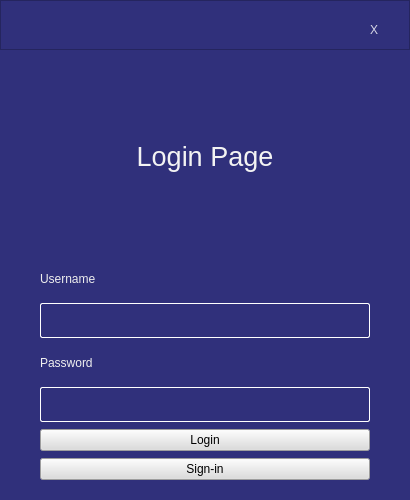
<?xml version="1.0" encoding="UTF-8"?>
<ui version="4.0">
 <class>Form</class>
 <widget class="QWidget" name="Form">
  <property name="geometry">
   <rect>
    <x>0</x>
    <y>0</y>
    <width>410</width>
    <height>500</height>
   </rect>
  </property>
  <property name="minimumSize">
   <size>
    <width>410</width>
    <height>500</height>
   </size>
  </property>
  <property name="maximumSize">
   <size>
    <width>410</width>
    <height>500</height>
   </size>
  </property>
  <property name="windowTitle">
   <string>Form</string>
  </property>
  <property name="styleSheet">
   <string notr="true">background-color: rgb(48, 48, 123);</string>
  </property>
  <layout class="QVBoxLayout" name="verticalLayout">
   <property name="spacing">
    <number>0</number>
   </property>
   <property name="leftMargin">
    <number>0</number>
   </property>
   <property name="topMargin">
    <number>0</number>
   </property>
   <property name="rightMargin">
    <number>0</number>
   </property>
   <property name="bottomMargin">
    <number>20</number>
   </property>
   <item>
    <widget class="QFrame" name="frame_2">
     <property name="minimumSize">
      <size>
       <width>0</width>
       <height>50</height>
      </size>
     </property>
     <property name="styleSheet">
      <string notr="true"/>
     </property>
     <property name="frameShape">
      <enum>QFrame::StyledPanel</enum>
     </property>
     <property name="frameShadow">
      <enum>QFrame::Raised</enum>
     </property>
     <widget class="QLabel" name="login_exit_label">
      <property name="geometry">
       <rect>
        <x>370</x>
        <y>20</y>
        <width>21</width>
        <height>20</height>
       </rect>
      </property>
      <property name="styleSheet">
       <string notr="true">#login_exit_label{
	color: rgba(255, 255, 255,205);
	font: 900 14pt &quot;Arial Black&quot;;
}</string>
      </property>
      <property name="text">
       <string>X</string>
      </property>
     </widget>
    </widget>
   </item>
   <item>
    <widget class="QFrame" name="frame">
     <property name="frameShape">
      <enum>QFrame::NoFrame</enum>
     </property>
     <property name="frameShadow">
      <enum>QFrame::Plain</enum>
     </property>
     <property name="lineWidth">
      <number>0</number>
     </property>
     <layout class="QGridLayout" name="gridLayout">
      <property name="leftMargin">
       <number>20</number>
      </property>
      <property name="rightMargin">
       <number>20</number>
      </property>
      <property name="bottomMargin">
       <number>0</number>
      </property>
      <property name="horizontalSpacing">
       <number>0</number>
      </property>
      <property name="verticalSpacing">
       <number>7</number>
      </property>
      <item row="0" column="0">
       <widget class="QLabel" name="label">
        <property name="maximumSize">
         <size>
          <width>16777215</width>
          <height>250</height>
         </size>
        </property>
        <property name="font">
         <font>
          <pointsize>20</pointsize>
          <italic>false</italic>
          <bold>false</bold>
         </font>
        </property>
        <property name="styleSheet">
         <string notr="true">color: rgb(243, 243, 243);
font: 20pt &quot;Viner Hand ITC&quot;;</string>
        </property>
        <property name="text">
         <string>Login Page</string>
        </property>
        <property name="alignment">
         <set>Qt::AlignCenter</set>
        </property>
       </widget>
      </item>
      <item row="1" column="0">
       <widget class="QLabel" name="label_2">
        <property name="sizePolicy">
         <sizepolicy hsizetype="Expanding" vsizetype="Expanding">
          <horstretch>0</horstretch>
          <verstretch>0</verstretch>
         </sizepolicy>
        </property>
        <property name="minimumSize">
         <size>
          <width>330</width>
          <height>35</height>
         </size>
        </property>
        <property name="maximumSize">
         <size>
          <width>330</width>
          <height>35</height>
         </size>
        </property>
        <property name="styleSheet">
         <string notr="true">font: 10pt &quot;Arial&quot;;
color: rgb(238, 238, 238);</string>
        </property>
        <property name="text">
         <string>Username</string>
        </property>
       </widget>
      </item>
      <item row="2" column="0">
       <widget class="QLineEdit" name="username_edit">
        <property name="sizePolicy">
         <sizepolicy hsizetype="Ignored" vsizetype="Ignored">
          <horstretch>0</horstretch>
          <verstretch>0</verstretch>
         </sizepolicy>
        </property>
        <property name="minimumSize">
         <size>
          <width>330</width>
          <height>35</height>
         </size>
        </property>
        <property name="maximumSize">
         <size>
          <width>330</width>
          <height>35</height>
         </size>
        </property>
        <property name="styleSheet">
         <string notr="true">border:1px solid rgba(255,255,255,255);
color: rgb(235, 235, 235);
border-radius:2px;</string>
        </property>
       </widget>
      </item>
      <item row="3" column="0">
       <widget class="QLabel" name="label_3">
        <property name="sizePolicy">
         <sizepolicy hsizetype="Expanding" vsizetype="Expanding">
          <horstretch>0</horstretch>
          <verstretch>0</verstretch>
         </sizepolicy>
        </property>
        <property name="minimumSize">
         <size>
          <width>330</width>
          <height>0</height>
         </size>
        </property>
        <property name="maximumSize">
         <size>
          <width>330</width>
          <height>35</height>
         </size>
        </property>
        <property name="sizeIncrement">
         <size>
          <width>460</width>
          <height>35</height>
         </size>
        </property>
        <property name="styleSheet">
         <string notr="true">font: 10pt &quot;Arial&quot;;
color: rgb(240, 240, 240);</string>
        </property>
        <property name="text">
         <string>Password</string>
        </property>
       </widget>
      </item>
      <item row="4" column="0">
       <widget class="QLineEdit" name="password_edit">
        <property name="sizePolicy">
         <sizepolicy hsizetype="Expanding" vsizetype="Expanding">
          <horstretch>0</horstretch>
          <verstretch>0</verstretch>
         </sizepolicy>
        </property>
        <property name="minimumSize">
         <size>
          <width>330</width>
          <height>35</height>
         </size>
        </property>
        <property name="maximumSize">
         <size>
          <width>330</width>
          <height>35</height>
         </size>
        </property>
        <property name="styleSheet">
         <string notr="true">border:1px solid rgba(255,255,255,255);
color: rgb(235, 235, 235);
border-radius:2px;</string>
        </property>
        <property name="echoMode">
         <enum>QLineEdit::Password</enum>
        </property>
       </widget>
      </item>
      <item row="5" column="0">
       <widget class="QPushButton" name="login_btn">
        <property name="sizePolicy">
         <sizepolicy hsizetype="Minimum" vsizetype="Fixed">
          <horstretch>0</horstretch>
          <verstretch>0</verstretch>
         </sizepolicy>
        </property>
        <property name="minimumSize">
         <size>
          <width>330</width>
          <height>0</height>
         </size>
        </property>
        <property name="maximumSize">
         <size>
          <width>330</width>
          <height>16777215</height>
         </size>
        </property>
        <property name="styleSheet">
         <string notr="true">font: 10pt &quot;Arial&quot;;
background-color: rgb(220, 220, 220);</string>
        </property>
        <property name="text">
         <string>Login</string>
        </property>
       </widget>
      </item>
      <item row="6" column="0">
       <widget class="QPushButton" name="login_signup_btn">
        <property name="minimumSize">
         <size>
          <width>330</width>
          <height>0</height>
         </size>
        </property>
        <property name="maximumSize">
         <size>
          <width>330</width>
          <height>16777215</height>
         </size>
        </property>
        <property name="styleSheet">
         <string notr="true">font: 10pt &quot;Arial&quot;;
background-color: rgb(220, 220, 220);</string>
        </property>
        <property name="text">
         <string>Sign-in</string>
        </property>
       </widget>
      </item>
     </layout>
    </widget>
   </item>
  </layout>
 </widget>
 <resources/>
 <connections/>
</ui>
